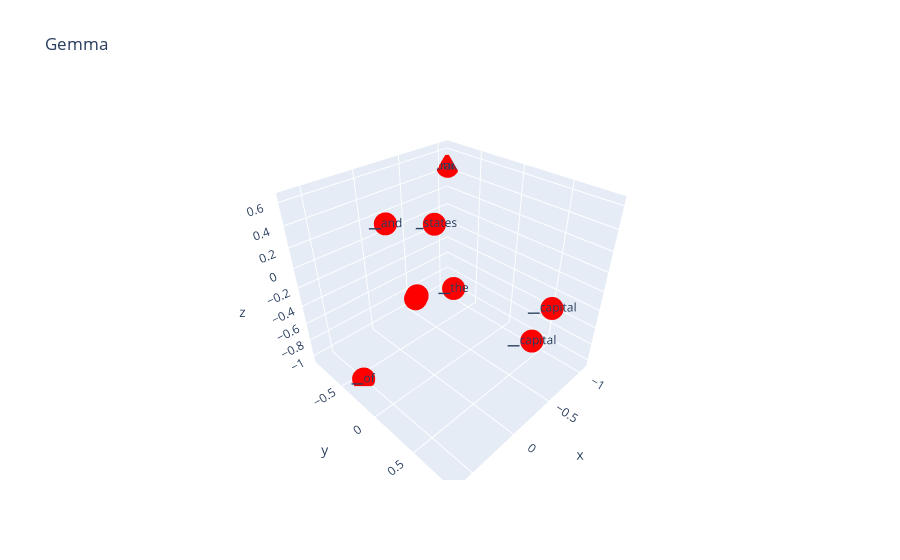
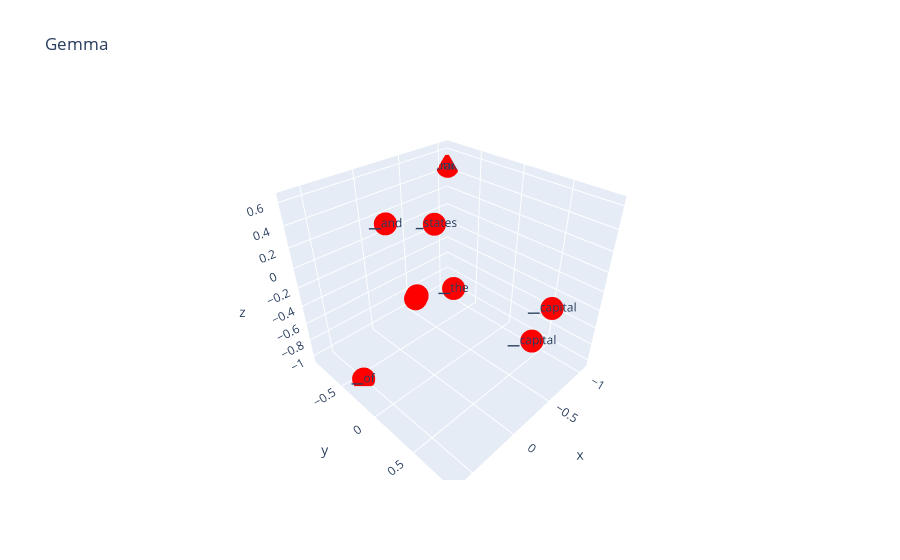

The notebook cell these images were saved under, in order:
### Code cell
from transformers import AutoTokenizer, Gemma3ForCausalLM
import torch
import plotly.graph_objects as go
import plotly.offline

gemma_tokenizer = AutoTokenizer.from_pretrained("google/gemma-3-1b-it")
gemma_model = Gemma3ForCausalLM.from_pretrained("google/gemma-3-1b-it")

gemma_tokenizer.encode(sentence)

gemma_tokens = gemma_tokenizer.encode(sentence)
gemma_tokens

gemma_model.model.embed_tokens(torch.tensor(gemma_tokens))

gemma_meanings = gemma_model.model.embed_tokens(torch.tensor(gemma_tokens))
gemma_meanings.shape

gemma_tokenizer.tokenize(sentence)

gemma_sentences = [
  {
    "words": gemma_meanings.detach().numpy(),
    "labels": gemma_tokenizer.tokenize(sentence),
    "color": "red",
  },
]
plot_dots(gemma_sentences, "Gemma", dims=[20, 21, 22])

### Figure 1 — Plotly figure (JSON) as saved in the notebook; plotly's stock layout.template omitted (floating-point values rounded to 4 significant figures)
{"data": [{"marker": {"color": "red", "size": 8}, "mode": "markers+text", "text": ["the", "▁capital", "▁of", "▁united", "▁states", "▁and", "▁the", "▁capital", "▁of", "▁france"], "textposition": "middle center", "type": "scatter3d", "x": [0.09011, -0.3895, 0.5303, -1.069, -0.8204, 0.3708, -0.1678, -0.1906, 0.5303, -1.069, 0.6463], "y": [-0.09167, 0.8949, -0.3915, -0.8991, -0.8452, -0.05593, 0.07924, 0.8825, -0.3915, -0.8991, 0.5593], "z": [-0.1512, -0.008286, -1.028, 0.4433, -0.09322, 0.6256, -0.1207, -0.2154, -1.028, 0.4433, 0.4454]}], "layout": {"title": {"text": "Gemma"}}}

### Figure 2 — Plotly figure (JSON) as saved in the notebook; plotly's stock layout.template omitted (floating-point values rounded to 4 significant figures)
{"data": [{"marker": {"color": "red", "size": 8}, "mode": "markers+text", "text": ["the", "▁capital", "▁of", "▁united", "▁states", "▁and", "▁the", "▁capital", "▁of", "▁france"], "textposition": "middle center", "type": "scatter3d", "x": [0.09011, -0.3895, 0.5303, -1.069, -0.8204, 0.3708, -0.1678, -0.1906, 0.5303, -1.069, 0.6463], "y": [-0.09167, 0.8949, -0.3915, -0.8991, -0.8452, -0.05593, 0.07924, 0.8825, -0.3915, -0.8991, 0.5593], "z": [-0.1512, -0.008286, -1.028, 0.4433, -0.09322, 0.6256, -0.1207, -0.2154, -1.028, 0.4433, 0.4454]}], "layout": {"title": {"text": "Gemma"}}}
